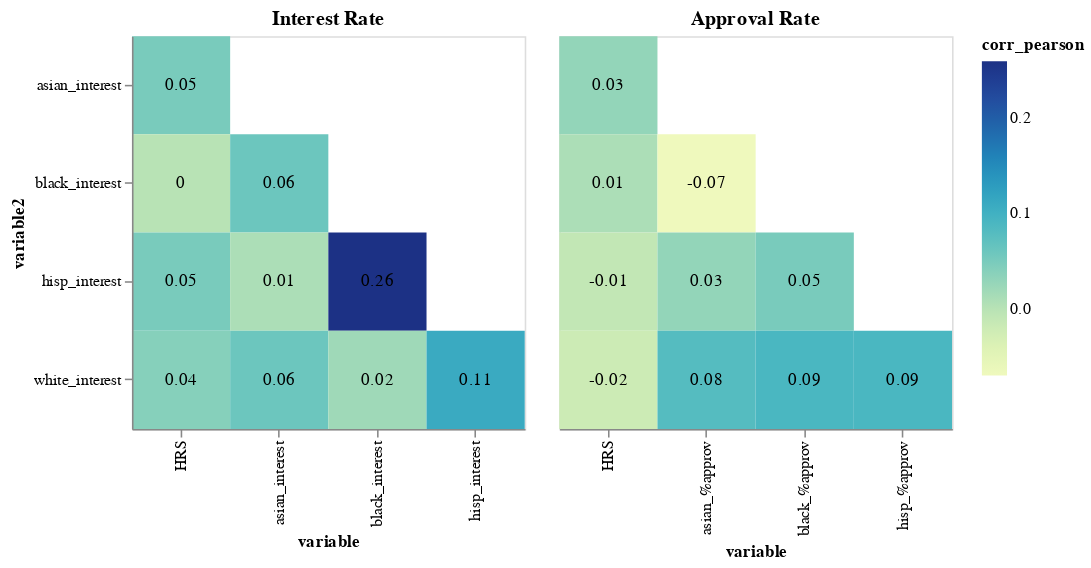

The notebook cell this image was saved under:
### Markdown cell above
We could not find a significant correlations between interest rate and approval percentage by race and HRS. We observe a minimal negative correlation between approval percentages for Black (0.01), Hispanic (-0.01) and White (-0.02) and HRS.

### Code cell
#Pearson correlation matrix for interesr
basei=alt.Chart(interest_corr).mark_rect().transform_filter(
    alt.datum.variable < alt.datum.variable2
).encode(
    x='variable:O',
    y='variable2:O',
    color= 'corr_pearson:Q'
).properties(
    width=250,
    height=250,
    title=alt.TitleParams(
            text='Interest Rate ')
)




interest= basei+basei.mark_text().transform_calculate(label = '"" + datum.x + datum.y').encode(
    text='corr_pearson:N',
    color=alt.value('black'))

#Pearson correlation matrix for approvals
basea=alt.Chart(approval_corr).mark_rect().transform_filter(
    alt.datum.variable < alt.datum.variable2
).encode(
    x='variable:O',
    y= alt.Y('variable2:O', axis=None ),
    color= 'corr_pearson:Q'
).properties(
    width=250,
    height=250,
    title=alt.TitleParams(
            text='Approval Rate')
)




approval= basea+basea.mark_text().transform_calculate(label = '"" + datum.x + datum.y').encode(
    text='corr_pearson:N',
    color=alt.value('black'))


both=interest|approval
both.configure_title(fontSize=14).configure(background='#FFFFFF').configure_axis(
    grid=False)

### Figure 1 — Vega-Lite specification as saved in the notebook (floating-point values rounded to 4 significant figures)
{"usermeta": {"embedOptions": {"theme": "fivethirtyeight"}}, "config": {"view": {"continuousWidth": 400, "continuousHeight": 300}, "axis": {"grid": false}, "background": "#FFFFFF"}, "hconcat": [{"layer": [{"mark": "rect", "encoding": {"color": {"field": "corr_pearson", "type": "quantitative"}, "x": {"field": "variable", "type": "ordinal"}, "y": {"field": "variable2", "type": "ordinal"}}, "height": 250, "title": {"text": "Interest Rate "}, "transform": [{"filter": "(datum.variable < datum.variable2)"}], "width": 250}, {"mark": "text", "encoding": {"color": {"value": "black"}, "text": {"field": "corr_pearson", "type": "nominal"}, "x": {"field": "variable", "type": "ordinal"}, "y": {"field": "variable2", "type": "ordinal"}}, "height": 250, "title": {"text": "Interest Rate "}, "transform": [{"filter": "(datum.variable < datum.variable2)"}, {"calculate": "\"\" + datum.x + datum.y", "as": "label"}], "width": 250}], "data": {"name": "data-f6a43898ade7ec7bced0ac750895d4f6"}}, {"layer": [{"mark": "rect", "encoding": {"color": {"field": "corr_pearson", "type": "quantitative"}, "x": {"field": "variable", "type": "ordinal"}, "y": {"axis": null, "field": "variable2", "type": "ordinal"}}, "height": 250, "title": {"text": "Approval Rate"}, "transform": [{"filter": "(datum.variable < datum.variable2)"}], "width": 250}, {"mark": "text", "encoding": {"color": {"value": "black"}, "text": {"field": "corr_pearson", "type": "nominal"}, "x": {"field": "variable", "type": "ordinal"}, "y": {"axis": null, "field": "variable2", "type": "ordinal"}}, "height": 250, "title": {"text": "Approval Rate"}, "transform": [{"filter": "(datum.variable < datum.variable2)"}, {"calculate": "\"\" + datum.x + datum.y", "as": "label"}], "width": 250}], "data": {"name": "data-5217ef994a7fcf12b59f0bdd463e4880"}}], "$schema": "https://vega.github.io/schema/vega-lite/v4.17.0.json", "datasets": {"data-f6a43898ade7ec7bced0ac750895d4f6": [{"variable": "HRS", "variable2": "HRS", "corr_pearson": 1.0}, {"variable": "HRS", "variable2": "asian_interest", "corr_pearson": 0.05}, {"variable": "HRS", "variable2": "black_interest", "corr_pearson": 0.0}, {"variable": "HRS", "variable2": "hisp_interest", "corr_pearson": 0.05}, {"variable": "HRS", "variable2": "white_interest", "corr_pearson": 0.04}, {"variable": "asian_interest", "variable2": "HRS", "corr_pearson": 0.05}, {"variable": "asian_interest", "variable2": "asian_interest", "corr_pearson": 1.0}, {"variable": "asian_interest", "variable2": "black_interest", "corr_pearson": 0.06}, {"variable": "asian_interest", "variable2": "hisp_interest", "corr_pearson": 0.01}, {"variable": "asian_interest", "variable2": "white_interest", "corr_pearson": 0.06}, {"variable": "black_interest", "variable2": "HRS", "corr_pearson": 0.0}, {"variable": "black_interest", "variable2": "asian_interest", "corr_pearson": 0.06}, {"variable": "black_interest", "variable2": "black_interest", "corr_pearson": 1.0}, {"variable": "black_interest", "variable2": "hisp_interest", "corr_pearson": 0.26}, {"variable": "black_interest", "variable2": "white_interest", "corr_pearson": 0.02}, {"variable": "hisp_interest", "variable2": "HRS", "corr_pearson": 0.05}, {"variable": "hisp_interest", "variable2": "asian_interest", "corr_pearson": 0.01}, {"variable": "hisp_interest", "variable2": "black_interest", "corr_pearson": 0.26}, {"variable": "hisp_interest", "variable2": "hisp_interest", "corr_pearson": 1.0}, {"variable": "hisp_interest", "variable2": "white_interest", "corr_pearson": 0.11}, {"variable": "white_interest", "variable2": "HRS", "corr_pearson": 0.04}, {"variable": "white_interest", "variable2": "asian_interest", "corr_pearson": 0.06}, {"variable": "white_interest", "variable2": "black_interest", "corr_pearson": 0.02}, {"variable": "white_interest", "variable2": "hisp_interest", "corr_pearson": 0.11}, {"variable": "white_interest", "variable2": "white_interest", "corr_pearson": 1.0}], "data-5217ef994a7fcf12b59f0bdd463e4880": [{"variable": "HRS", "variable2": "HRS", "corr_pearson": 1.0}, {"variable": "HRS", "variable2": "asian_%approv", "corr_pearson": 0.03}, {"variable": "HRS", "variable2": "black_%approv", "corr_pearson": 0.01}, {"variable": "HRS", "variable2": "hisp_%approv", "corr_pearson": -0.01}, {"variable": "HRS", "variable2": "white_%approv", "corr_pearson": -0.02}, {"variable": "asian_%approv", "variable2": "HRS", "corr_pearson": 0.03}, {"variable": "asian_%approv", "variable2": "asian_%approv", "corr_pearson": 1.0}, {"variable": "asian_%approv", "variable2": "black_%approv", "corr_pearson": -0.07}, {"variable": "asian_%approv", "variable2": "hisp_%approv", "corr_pearson": 0.03}, {"variable": "asian_%approv", "variable2": "white_%approv", "corr_pearson": 0.08}, {"variable": "black_%approv", "variable2": "HRS", "corr_pearson": 0.01}, {"variable": "black_%approv", "variable2": "asian_%approv", "corr_pearson": -0.07}, {"variable": "black_%approv", "variable2": "black_%approv", "corr_pearson": 1.0}, {"variable": "black_%approv", "variable2": "hisp_%approv", "corr_pearson": 0.05}, {"variable": "black_%approv", "variable2": "white_%approv", "corr_pearson": 0.09}, {"variable": "hisp_%approv", "variable2": "HRS", "corr_pearson": -0.01}, {"variable": "hisp_%approv", "variable2": "asian_%approv", "corr_pearson": 0.03}, {"variable": "hisp_%approv", "variable2": "black_%approv", "corr_pearson": 0.05}, {"variable": "hisp_%approv", "variable2": "hisp_%approv", "corr_pearson": 1.0}, {"variable": "hisp_%approv", "variable2": "white_%approv", "corr_pearson": 0.09}, {"variable": "white_%approv", "variable2": "HRS", "corr_pearson": -0.02}, {"variable": "white_%approv", "variable2": "asian_%approv", "corr_pearson": 0.08}, {"variable": "white_%approv", "variable2": "black_%approv", "corr_pearson": 0.09}, {"variable": "white_%approv", "variable2": "hisp_%approv", "corr_pearson": 0.09}, {"variable": "white_%approv", "variable2": "white_%approv", "corr_pearson": 1.0}]}}
